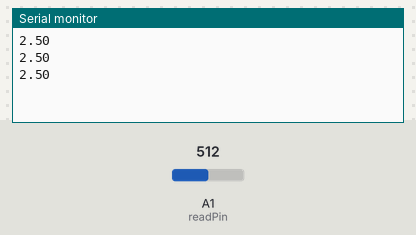
Bench run of a sketch on a simulated Arduino Uno, built with avr-gcc and run on an emulated ATmega328P. On the bench: the last lines printed to the serial monitor. The inputs (shaded band) are chosen by the test bench; at power-on: A1 (readPin) = 512.

Above: at 1.3 s.
1.4 s: A1 (readPin) set to 716
At 1.9 s:
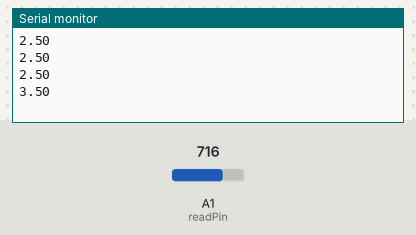
2.9 s: A1 (readPin) set to 900
At 3.4 s:
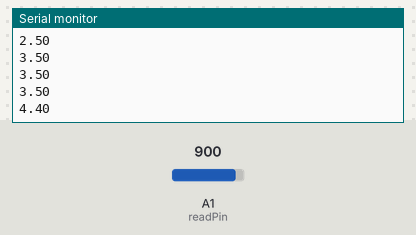
Timing chart, 0 to 5.9 s (numbered marks = the images above; inputs shaded):
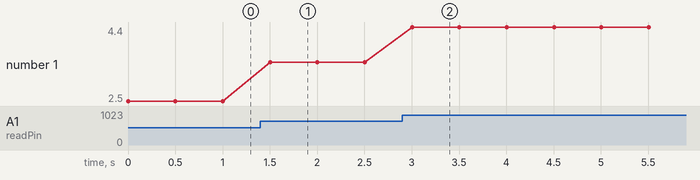

The sketch:

Potentiometers.ino
```cpp
int readPin = A1;
int wait = 500;
int readVal;
float V2;

void setup() {
  // put your setup code here, to run once:
 Serial.begin(9600);
}

void loop() {
  // put your main code here, to run repeatedly:
  readVal=analogRead(readPin);
  V2=(5./1023.)*readVal;
  Serial.println(V2);
  delay(wait);
}
```

Measured:
- after the input at 1.4 s, the serial monitor: prints a new line after 0.10 s (image 1)
- after the input at 2.9 s, the serial monitor: prints a new line after 0.10 s (image 2)
- plotted number 1: 2.5 → 3.5 after the input at 1.4 s, 3.5 → 4.4 after the input at 2.9 s
